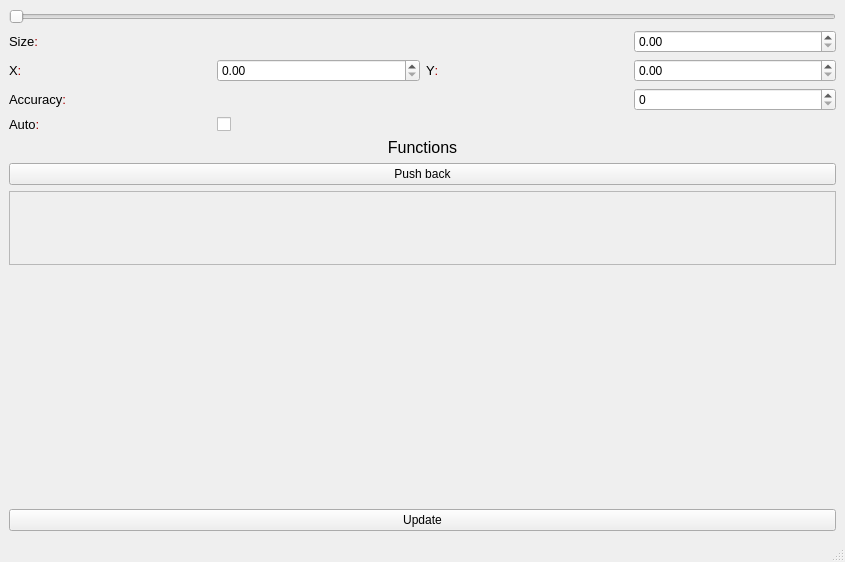
<?xml version="1.0" encoding="UTF-8"?>
<ui version="4.0">
 <class>MainWindow</class>
 <widget class="QMainWindow" name="MainWindow">
  <property name="geometry">
   <rect>
    <x>0</x>
    <y>0</y>
    <width>845</width>
    <height>562</height>
   </rect>
  </property>
  <property name="windowTitle">
   <string>MainWindow</string>
  </property>
  <widget class="QWidget" name="centralwidget">
   <layout class="QHBoxLayout" name="horizontalLayout_3">
    <item>
     <layout class="QVBoxLayout" name="props">
      <property name="sizeConstraint">
       <enum>QLayout::SetFixedSize</enum>
      </property>
      <item>
       <widget class="QSlider" name="SizeSlider">
        <property name="sizePolicy">
         <sizepolicy hsizetype="Minimum" vsizetype="Fixed">
          <horstretch>0</horstretch>
          <verstretch>0</verstretch>
         </sizepolicy>
        </property>
        <property name="orientation">
         <enum>Qt::Horizontal</enum>
        </property>
       </widget>
      </item>
      <item>
       <layout class="QGridLayout" name="grid">
        <property name="sizeConstraint">
         <enum>QLayout::SetFixedSize</enum>
        </property>
        <item row="3" column="1">
         <widget class="QCheckBox" name="ModeC">
          <property name="text">
           <string/>
          </property>
          <property name="tristate">
           <bool>false</bool>
          </property>
         </widget>
        </item>
        <item row="2" column="3">
         <widget class="QSpinBox" name="AccuracyD">
          <property name="sizePolicy">
           <sizepolicy hsizetype="Minimum" vsizetype="Fixed">
            <horstretch>0</horstretch>
            <verstretch>0</verstretch>
           </sizepolicy>
          </property>
         </widget>
        </item>
        <item row="1" column="2">
         <widget class="QLabel" name="YL">
          <property name="text">
           <string>&lt;html&gt;&lt;head/&gt;&lt;body&gt;&lt;p&gt;&lt;span style=&quot; font-size:10pt; color:#000000;&quot;&gt;Y&lt;/span&gt;&lt;span style=&quot; font-size:10pt; color:#aa0000;&quot;&gt;:&lt;/span&gt;&lt;/p&gt;&lt;/body&gt;&lt;/html&gt;</string>
          </property>
         </widget>
        </item>
        <item row="1" column="1">
         <widget class="QDoubleSpinBox" name="XD"/>
        </item>
        <item row="1" column="3">
         <widget class="QDoubleSpinBox" name="YD">
          <property name="sizePolicy">
           <sizepolicy hsizetype="Minimum" vsizetype="Fixed">
            <horstretch>0</horstretch>
            <verstretch>0</verstretch>
           </sizepolicy>
          </property>
         </widget>
        </item>
        <item row="1" column="0">
         <widget class="QLabel" name="XL">
          <property name="text">
           <string>&lt;html&gt;&lt;head/&gt;&lt;body&gt;&lt;p&gt;&lt;span style=&quot; font-size:10pt;&quot;&gt;X&lt;/span&gt;&lt;span style=&quot; font-size:10pt; color:#aa0000;&quot;&gt;:&lt;/span&gt;&lt;/p&gt;&lt;/body&gt;&lt;/html&gt;</string>
          </property>
         </widget>
        </item>
        <item row="3" column="0">
         <widget class="QLabel" name="ModeL">
          <property name="sizePolicy">
           <sizepolicy hsizetype="Minimum" vsizetype="Minimum">
            <horstretch>0</horstretch>
            <verstretch>0</verstretch>
           </sizepolicy>
          </property>
          <property name="text">
           <string>&lt;html&gt;&lt;head/&gt;&lt;body&gt;&lt;p&gt;&lt;span style=&quot; font-size:10pt;&quot;&gt;Auto&lt;/span&gt;&lt;span style=&quot; font-size:10pt; color:#aa0000;&quot;&gt;:&lt;/span&gt;&lt;/p&gt;&lt;/body&gt;&lt;/html&gt;</string>
          </property>
         </widget>
        </item>
        <item row="0" column="3">
         <widget class="QDoubleSpinBox" name="SizeD">
          <property name="sizePolicy">
           <sizepolicy hsizetype="Minimum" vsizetype="Fixed">
            <horstretch>0</horstretch>
            <verstretch>0</verstretch>
           </sizepolicy>
          </property>
         </widget>
        </item>
        <item row="0" column="0" colspan="3">
         <widget class="QLabel" name="SizeL">
          <property name="sizePolicy">
           <sizepolicy hsizetype="Minimum" vsizetype="Minimum">
            <horstretch>0</horstretch>
            <verstretch>0</verstretch>
           </sizepolicy>
          </property>
          <property name="text">
           <string>&lt;html&gt;&lt;head/&gt;&lt;body&gt;&lt;p&gt;&lt;span style=&quot; font-size:10pt; color:#000000;&quot;&gt;Size&lt;/span&gt;&lt;span style=&quot; font-size:10pt; color:#aa0000;&quot;&gt;:&lt;/span&gt;&lt;/p&gt;&lt;/body&gt;&lt;/html&gt;</string>
          </property>
         </widget>
        </item>
        <item row="2" column="0" colspan="2">
         <widget class="QLabel" name="AccuracyL">
          <property name="text">
           <string>&lt;html&gt;&lt;head/&gt;&lt;body&gt;&lt;p&gt;&lt;span style=&quot; font-size:10pt;&quot;&gt;Accuracy&lt;/span&gt;&lt;span style=&quot; font-size:10pt; color:#aa0000;&quot;&gt;:&lt;/span&gt;&lt;span style=&quot; font-size:10pt;&quot;/&gt;&lt;/p&gt;&lt;/body&gt;&lt;/html&gt;</string>
          </property>
         </widget>
        </item>
       </layout>
      </item>
      <item>
       <widget class="QLabel" name="FunctionsL">
        <property name="sizePolicy">
         <sizepolicy hsizetype="Minimum" vsizetype="Preferred">
          <horstretch>0</horstretch>
          <verstretch>0</verstretch>
         </sizepolicy>
        </property>
        <property name="text">
         <string>&lt;html&gt;&lt;head/&gt;&lt;body&gt;&lt;p&gt;&lt;span style=&quot; font-size:12pt;&quot;&gt;Functions&lt;/span&gt;&lt;/p&gt;&lt;/body&gt;&lt;/html&gt;</string>
        </property>
        <property name="alignment">
         <set>Qt::AlignCenter</set>
        </property>
       </widget>
      </item>
      <item>
       <layout class="QHBoxLayout" name="horizontalLayout">
        <item>
         <widget class="QPushButton" name="AddFB">
          <property name="sizePolicy">
           <sizepolicy hsizetype="Minimum" vsizetype="Minimum">
            <horstretch>0</horstretch>
            <verstretch>0</verstretch>
           </sizepolicy>
          </property>
          <property name="text">
           <string>Push back</string>
          </property>
         </widget>
        </item>
       </layout>
      </item>
      <item>
       <widget class="QScrollArea" name="FuncArea">
        <property name="sizePolicy">
         <sizepolicy hsizetype="Minimum" vsizetype="Expanding">
          <horstretch>0</horstretch>
          <verstretch>0</verstretch>
         </sizepolicy>
        </property>
        <property name="minimumSize">
         <size>
          <width>0</width>
          <height>50</height>
         </size>
        </property>
        <property name="widgetResizable">
         <bool>true</bool>
        </property>
        <widget class="QWidget" name="scrollAreaWidgetContents">
         <property name="geometry">
          <rect>
           <x>0</x>
           <y>0</y>
           <width>823</width>
           <height>48</height>
          </rect>
         </property>
        </widget>
       </widget>
      </item>
      <item>
       <widget class="QLabel" name="ErrorL">
        <property name="text">
         <string/>
        </property>
       </widget>
      </item>
      <item>
       <widget class="QLabel" name="locationLabel">
        <property name="text">
         <string/>
        </property>
        <property name="alignment">
         <set>Qt::AlignCenter</set>
        </property>
       </widget>
      </item>
      <item>
       <spacer name="verticalSpacer">
        <property name="orientation">
         <enum>Qt::Vertical</enum>
        </property>
        <property name="sizeType">
         <enum>QSizePolicy::Preferred</enum>
        </property>
        <property name="sizeHint" stdset="0">
         <size>
          <width>20</width>
          <height>198</height>
         </size>
        </property>
       </spacer>
      </item>
      <item>
       <widget class="QPushButton" name="UpdateB">
        <property name="sizePolicy">
         <sizepolicy hsizetype="Minimum" vsizetype="Minimum">
          <horstretch>0</horstretch>
          <verstretch>0</verstretch>
         </sizepolicy>
        </property>
        <property name="text">
         <string>Update</string>
        </property>
       </widget>
      </item>
     </layout>
    </item>
   </layout>
  </widget>
  <widget class="QMenuBar" name="menubar">
   <property name="geometry">
    <rect>
     <x>0</x>
     <y>0</y>
     <width>845</width>
     <height>23</height>
    </rect>
   </property>
  </widget>
  <widget class="QStatusBar" name="statusbar"/>
  <action name="actionConsole">
   <property name="text">
    <string>Console</string>
   </property>
  </action>
 </widget>
 <resources/>
 <connections/>
</ui>
